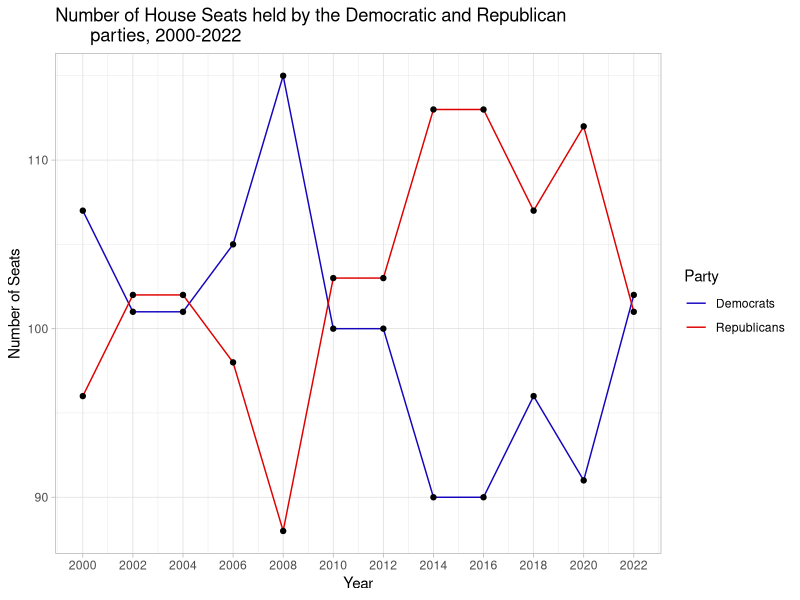
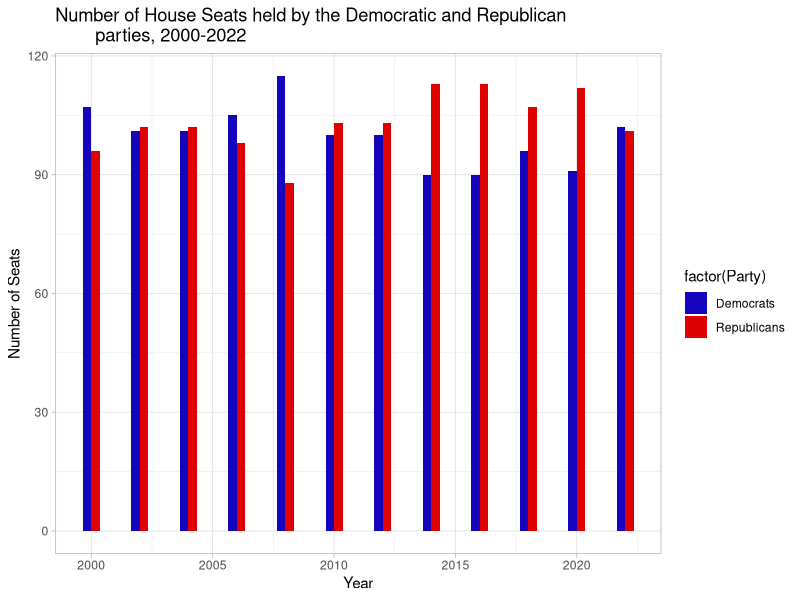
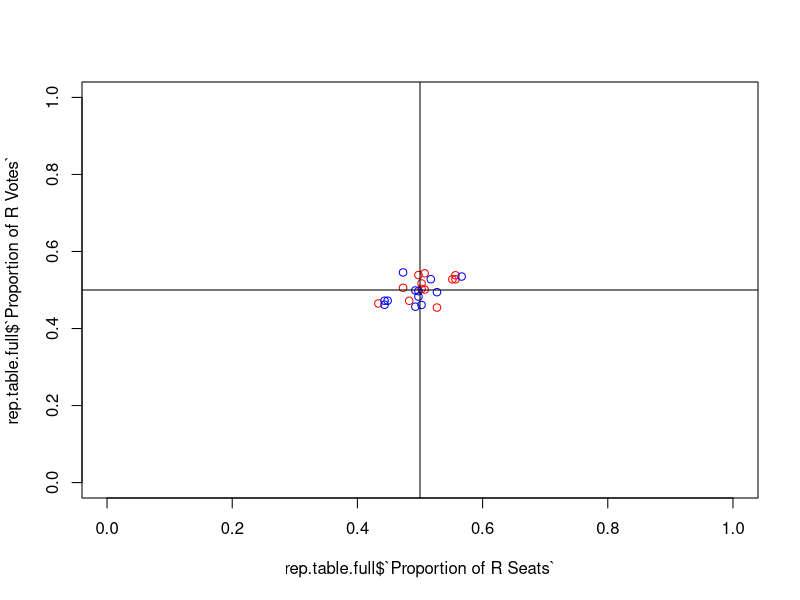
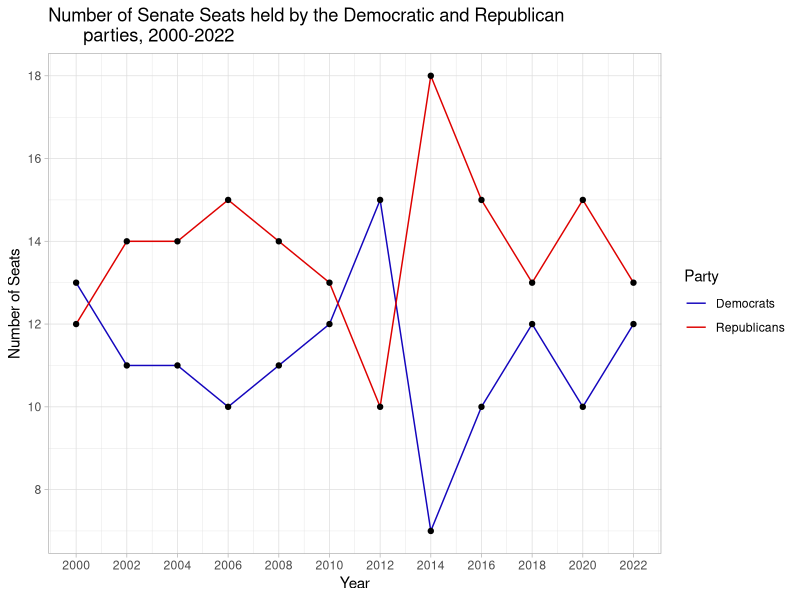
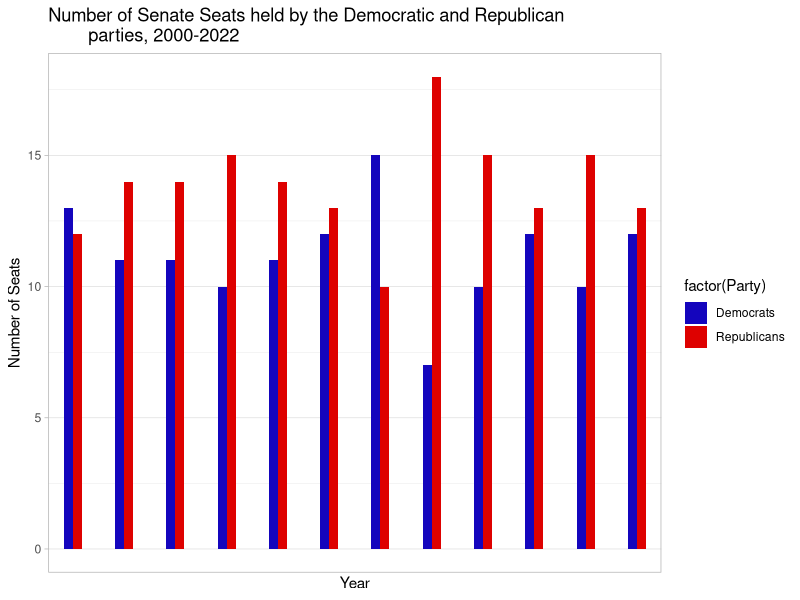
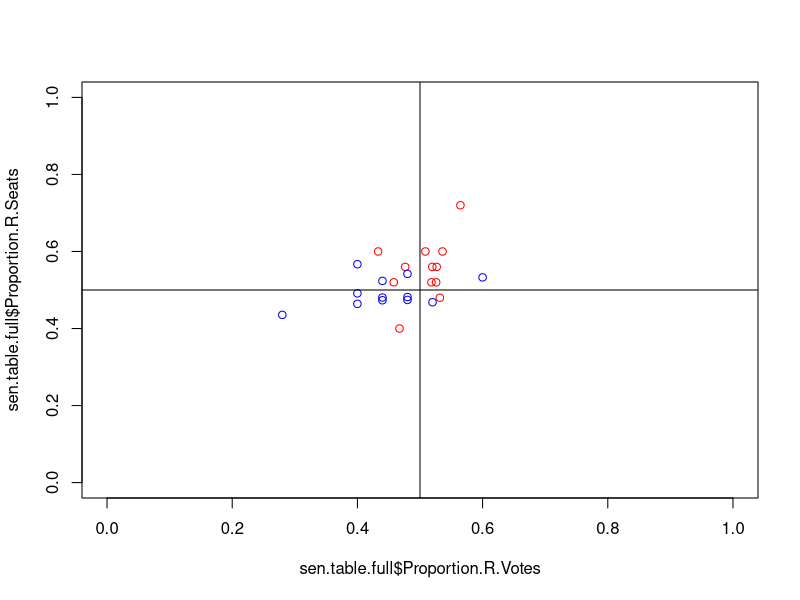
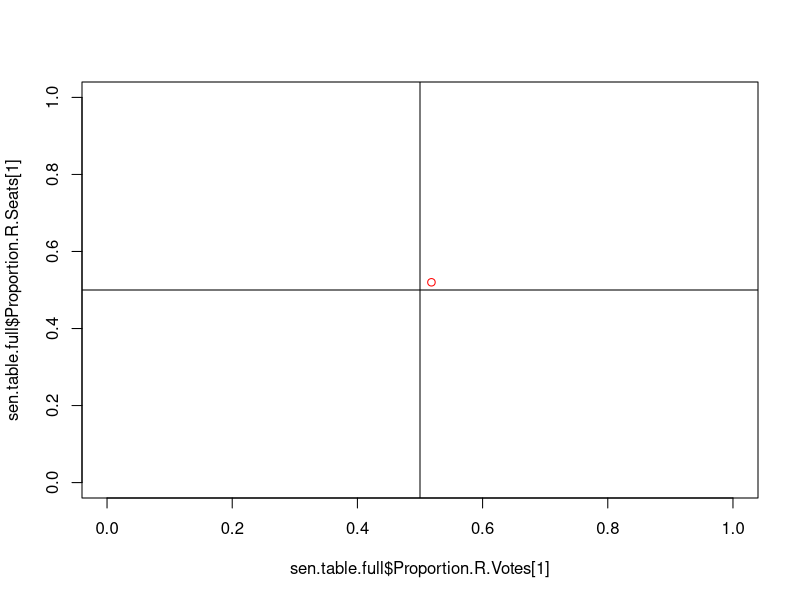
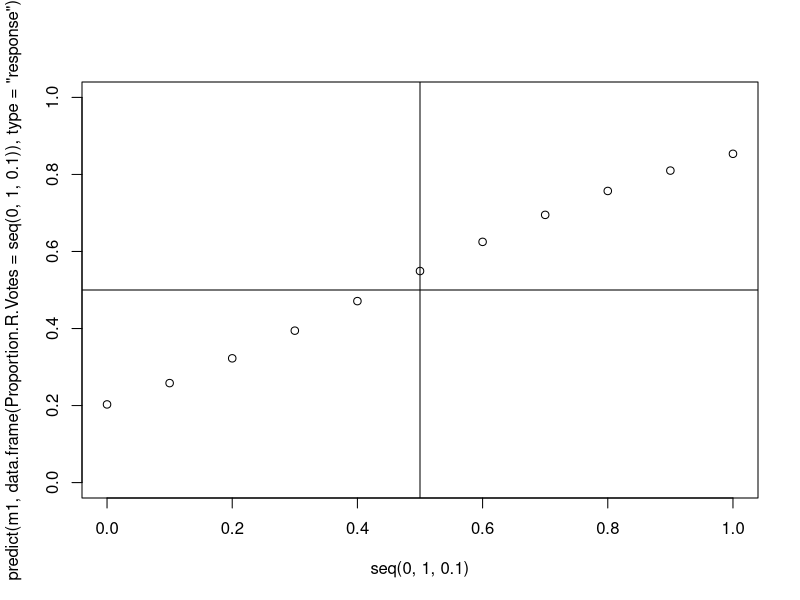

Write R code to recreate these figures, in order.
## ---- chunk 1
library(dplyr)
library(tidyr)
library(ggplot2)
d = read.csv("Official_2022.CSV")
data = d[, c(2:7)]
data$Votes = as.numeric(gsub(",","",data$Votes))
## ---- chunk 2
#filter for house
data.r = data[data$Office.Name == "Representative in the General Assembly", ]
data.r = data.r[, c(3:6)]

#sum votes 
data.r  = data.r %>% 
  group_by(Candidate.Name) %>% 
  mutate(Total.Votes=sum(Votes)) %>% 
  ungroup()

# remove old vote columns
data.r = data.r[, -c(4)]
data.r = data.r[!duplicated(data.r[c(3)]), ]
data.r = data.r[, -c(3)]
## ---- chunk 3
#table grouped by district
data.r = data.r %>%
    pivot_wider(names_from = Party.Name, values_from = c(Total.Votes))

data.r = data.r %>%
  mutate(Total.Votes = rowSums(across(where(is.numeric)), na.rm=TRUE))

data.r$Election.Year = substr(d$Election.Name[1], 1,4)
data.r = data.r %>%
  select(Election.Year, everything())


#determine election winner, 1 = Democrat, 0 = Republican
data.r$Elected.Party = ifelse(data.r$Democratic > data.r$Republican | is.na(data.r$Republican), 1 , 0)
data.r$Elected.Party[is.na(data.r$Elected.Party)] = 0
table(data.r$Elected.Party)
## ---- chunk 4
# filter for senate
data.s = data[data$Office.Name == "Senator in the General Assembly", ]
data.s = data.s[, c(3:6)]

#sum votes 
data.s  = data.s %>% 
  group_by(Candidate.Name) %>% 
  mutate(Total.Votes=sum(Votes)) %>% 
  ungroup()

# remove old vote columns
data.s = data.s[, -c(4)]
data.s = data.s[!duplicated(data.s[c(3)]), ]
data.s = data.s[, -c(3)]
## ---- chunk 5
#table grouped by district
data.s = data.s %>% 
    pivot_wider(names_from = Party.Name, values_from = c(Total.Votes))

data.s = data.s %>%
  mutate(Total.Votes = rowSums(across(where(is.numeric)), na.rm=TRUE))

data.s$Election.Year = substr(d$Election.Name[1], 1,4)
data.s = data.s %>%
  select(Election.Year, everything())

#determine election winner, 1 = Democrat, 0 = Republican
data.s$Elected.Party = ifelse(data.s$Democratic > data.s$Republican | is.na(data.s$Republican), 1 , 0)
data.s$Elected.Party[is.na(data.s$Elected.Party)] = 0
table(data.s$Elected.Party)
## ---- chunk 6
representatives = function(d){
  data = d[, c(2:7)]
  data$Votes = as.numeric(gsub(",","",data$Votes))
  
  #filter for house
  data.r = data[data$Office.Name == "Representative in the General Assembly", ]
  data.r = data.r[, c(3:6)]

#sum votes 
  data.r  = data.r %>% 
    group_by(Candidate.Name) %>% 
    mutate(Total.Votes=sum(Votes)) %>% 
    ungroup()

# remove old vote columns
  data.r = data.r[, -c(4)]
  data.r = data.r[!duplicated(data.r[c(3)]), ]
  data.r = data.r[, -c(3)]
  
  #table grouped by district
  data.r = data.r %>%
    pivot_wider(names_from = Party.Name, values_from = c(Total.Votes))
  
  data.r = data.r %>%
    mutate(Total.Votes = rowSums(across(c("Democratic", "Republican")), na.rm=TRUE))
  data.r$Election.Year = substr(d$Election.Name[1], 1,4)
  data.r = data.r %>%
    select(Election.Year, everything())

#determine election winner, 1 = Democrat, 0 = Republican
  data.r$Elected.Party = ifelse(data.r$Democratic > data.r$Republican | is.na(data.r$Republican), 1 , 0)
  data.r$Elected.Party[is.na(data.r$Elected.Party)] = 0
  data.r = data.r[, c(1:4, max(ncol(data.r))-1, max(ncol(data.r)))]
  
  return(data.r)
  
}
## ---- chunk 7
rep.table = data.frame(matrix(ncol = 2, nrow = 0))
rep.table.full = data.frame(matrix(ncol = 6, nrow = 0))

rep.22 = representatives(read.csv("Official_2022.CSV"))
rep.table = rbind(rep.table, as.vector(table(rep.22$Elected.Party)))

rep.table.full = rbind(rep.table.full, c(as.vector(table(rep.22$Elected.Party)), 
                  as.vector(table(rep.22$Elected.Party))/nrow(rep.22), 
                  sum(rep.22$Republican, na.rm = T)/sum(rep.22$Total.Votes),
                  sum(rep.22$Democratic, na.rm = T)/sum(rep.22$Total.Votes)
                  ))

rep.20 = representatives(read.csv("Official_2020.CSV"))
rep.table = rbind(rep.table, as.vector(table(rep.20$Elected.Party)))

rep.table.full = rbind(rep.table.full, c(as.vector(table(rep.20$Elected.Party)), 
                  as.vector(table(rep.20$Elected.Party))/nrow(rep.20), 
                  sum(rep.20$Republican, na.rm = T)/sum(rep.20$Total.Votes),
                  sum(rep.20$Democratic, na.rm = T)/sum(rep.20$Total.Votes)
                  ))

rep.18 = representatives(read.csv("Official_2018.CSV"))
rep.table = rbind(rep.table, as.vector(table(rep.18$Elected.Party)))

rep.table.full = rbind(rep.table.full, c(as.vector(table(rep.18$Elected.Party)), 
                  as.vector(table(rep.18$Elected.Party))/nrow(rep.18), 
                  sum(rep.18$Republican, na.rm = T)/sum(rep.18$Total.Votes),
                  sum(rep.18$Democratic, na.rm = T)/sum(rep.18$Total.Votes)
                  ))

rep.16 = representatives(read.csv("Official_2016.CSV"))
rep.table = rbind(rep.table, as.vector(table(rep.16$Elected.Party)))

rep.table.full = rbind(rep.table.full, c(as.vector(table(rep.16$Elected.Party)), 
                  as.vector(table(rep.16$Elected.Party))/nrow(rep.16), 
                  sum(rep.16$Republican, na.rm = T)/sum(rep.16$Total.Votes),
                  sum(rep.16$Democratic, na.rm = T)/sum(rep.16$Total.Votes)
                  ))

rep.14 = representatives(read.csv("Official_2014.CSV"))
rep.table = rbind(rep.table, as.vector(table(rep.14$Elected.Party)))

rep.table.full = rbind(rep.table.full, c(as.vector(table(rep.14$Elected.Party)), 
                  as.vector(table(rep.14$Elected.Party))/nrow(rep.14), 
                  sum(rep.14$Republican, na.rm = T)/sum(rep.14$Total.Votes),
                  sum(rep.14$Democratic, na.rm = T)/sum(rep.14$Total.Votes)
                  ))

rep.12 = representatives(read.csv("Official_2012.CSV"))
rep.table = rbind(rep.table, as.vector(table(rep.12$Elected.Party)))

rep.table.full = rbind(rep.table.full, c(as.vector(table(rep.12$Elected.Party)), 
                  as.vector(table(rep.12$Elected.Party))/nrow(rep.12), 
                  sum(rep.12$Republican, na.rm = T)/sum(rep.12$Total.Votes),
                  sum(rep.12$Democratic, na.rm = T)/sum(rep.12$Total.Votes)
                  ))

rep.10 = representatives(read.csv("Official_2010.CSV"))
rep.table = rbind(rep.table, as.vector(table(rep.10$Elected.Party)))

rep.table.full = rbind(rep.table.full, c(as.vector(table(rep.10$Elected.Party)), 
                  as.vector(table(rep.10$Elected.Party))/nrow(rep.10), 
                  sum(rep.10$Republican, na.rm = T)/sum(rep.10$Total.Votes),
                  sum(rep.10$Democratic, na.rm = T)/sum(rep.10$Total.Votes)
                  ))

rep.08 = representatives(read.csv("Official_2008.CSV"))
rep.table = rbind(rep.table, as.vector(table(rep.08$Elected.Party)))

rep.table.full = rbind(rep.table.full, c(as.vector(table(rep.08$Elected.Party)), 
                  as.vector(table(rep.08$Elected.Party))/nrow(rep.08), 
                  sum(rep.08$Republican, na.rm = T)/sum(rep.08$Total.Votes),
                  sum(rep.08$Democratic, na.rm = T)/sum(rep.08$Total.Votes)
                  ))

rep.06 = representatives(read.csv("Official_2006.CSV"))
rep.table = rbind(rep.table, as.vector(table(rep.06$Elected.Party)))

rep.table.full = rbind(rep.table.full, c(as.vector(table(rep.06$Elected.Party)), 
                  as.vector(table(rep.06$Elected.Party))/nrow(rep.06), 
                  sum(rep.06$Republican, na.rm = T)/sum(rep.06$Total.Votes),
                  sum(rep.06$Democratic, na.rm = T)/sum(rep.06$Total.Votes)
                  ))

rep.04 = representatives(read.csv("Official_2004.CSV"))
rep.table = rbind(rep.table, as.vector(table(rep.04$Elected.Party)))

rep.table.full = rbind(rep.table.full, c(as.vector(table(rep.04$Elected.Party)), 
                  as.vector(table(rep.04$Elected.Party))/nrow(rep.04), 
                  sum(rep.04$Republican, na.rm = T)/sum(rep.04$Total.Votes),
                  sum(rep.04$Democratic, na.rm = T)/sum(rep.04$Total.Votes)
                  ))

rep.02 = representatives(read.csv("Official_2002.CSV"))
rep.table = rbind(rep.table, as.vector(table(rep.02$Elected.Party)))

rep.table.full = rbind(rep.table.full, c(as.vector(table(rep.02$Elected.Party)), 
                  as.vector(table(rep.02$Elected.Party))/nrow(rep.02), 
                  sum(rep.02$Republican, na.rm = T)/sum(rep.02$Total.Votes),
                  sum(rep.02$Democratic, na.rm = T)/sum(rep.02$Total.Votes)
                  ))

rep.00 = representatives(read.csv("Official_2000.CSV"))
rep.table = rbind(rep.table, as.vector(table(rep.00$Elected.Party)))

rep.table.full = rbind(rep.table.full, c(as.vector(table(rep.00$Elected.Party)), 
                  as.vector(table(rep.00$Elected.Party))/nrow(rep.00), 
                  sum(rep.00$Republican, na.rm = T)/sum(rep.00$Total.Votes),
                  sum(rep.00$Democratic, na.rm = T)/sum(rep.00$Total.Votes)
                  ))

colnames(rep.table) = c("Republicans", "Democrats")

colnames(rep.table.full) = c("Republicans Seats", "Democrats Seats", 
                             "Proportion of R Seats", "Proportion of D Seats", 
                             "Proportion of R Votes", "Proportion of D Votes")
## ---- chunk 8
rep.table$Year = c(seq(2022, 2000, -2))

rep.table = rep.table %>%
    select(Year, everything())

rep.table.full$Year = c(seq(2022, 2000, -2))

rep.table.full = rep.table.full %>%
    select(Year, everything())

rep.table = rep.table %>% 
  pivot_longer(cols = c("Republicans", "Democrats"),
               names_to = "Party", values_to = "Seats")

ggplot(data = rep.table, aes(x = Year, y = Seats, group = Party))+
  geom_line(aes(color = Party)) +
  geom_point()+
  scale_color_manual(values=c("#1405BD", "#DE0100"))+
  labs(x = "Year", y = "Number of Seats", title = "Number of House Seats held by the Democratic and Republican 
       parties, 2000-2022")+
  scale_x_continuous(breaks = c(seq(2000, 2022, 2)))+
  theme_light()

ggplot(data = rep.table, aes(x = Year, y = Seats, fill = factor(Party)))+
  geom_col(stat = "identity", position = position_dodge(), width = 0.7)+
  scale_fill_manual(values=c("#1405BD", "#DE0100"))+
  labs(x = "Year", y = "Number of Seats", title = "Number of House Seats held by the Democratic and Republican 
        parties, 2000-2022")+
  theme_light()

## ---- chunk 9
plot(rep.table.full$`Proportion of R Seats`, rep.table.full$`Proportion of R Votes`, xlim = c(0, 1), ylim = c(0,1), col = "red")
points(rep.table.full$`Proportion of D Seats`, rep.table.full$`Proportion of D Votes`, col = "blue")
abline(v = .5)
abline(h = .5)
## ---- chunk 10
senators = function(d){
  data = d[, c(2:7)]
  data$Votes = as.numeric(gsub(",","",data$Votes))
  
  #filter for house
  data.s = data[data$Office.Name == "Senator in the General Assembly", ]
  data.s = data.s[, c(3:6)]

#sum votes 
  data.s  = data.s %>% 
    group_by(Candidate.Name) %>% 
    mutate(Total.Votes=sum(Votes)) %>% 
    ungroup()

# remove old vote columns
  data.s = data.s[, -c(4)]
  data.s = data.s[!duplicated(data.s[c(3)]), ]
  data.s = data.s[, -c(3)]
  
  #table grouped by district
  data.s = data.s %>% 
    pivot_wider(names_from = Party.Name, values_from = c(Total.Votes))
  
  data.s = data.s %>%
    mutate(Total.Votes = rowSums(across(c("Democratic", "Republican")), na.rm=TRUE))
  data.s$Election.Year = substr(d$Election.Name[1], 1,4)
  data.s = data.s %>%
    select(Election.Year, everything())

#determine election winner, 1 = Democrat, 0 = Republican
  data.s$Elected.Party = ifelse(data.s$Democratic > data.s$Republican | is.na(data.s$Republican), 1 , 0)
  data.s$Elected.Party[is.na(data.s$Elected.Party)] = 0
  data.s = data.s[, c("Election.Year","District.Name", "Democratic", "Republican",
                      "Total.Votes", "Elected.Party")]
  
  return(data.s)
  
}

## ---- chunk 11
sen.table = data.frame(matrix(ncol = 2, nrow = 0))
sen.table.full = data.frame(matrix(ncol = 6, nrow = 0))

sen.22 = senators(read.csv("Official_2022.CSV"))
sen.table = rbind(sen.table, as.vector(table(sen.22$Elected.Party)))

sen.table.full = rbind(sen.table.full, c(as.vector(table(sen.22$Elected.Party)), 
                  as.vector(table(sen.22$Elected.Party))/nrow(sen.22), 
                  sum(sen.22$Republican, na.rm = T)/sum(sen.22$Total.Votes),
                  sum(sen.22$Democratic, na.rm = T)/sum(sen.22$Total.Votes)
                  ))

sen.20 = senators(read.csv("Official_2020.CSV"))
sen.table = rbind(sen.table, as.vector(table(sen.20$Elected.Party)))

sen.table.full = rbind(sen.table.full, c(as.vector(table(sen.20$Elected.Party)), 
                  as.vector(table(sen.20$Elected.Party))/nrow(sen.20), 
                  sum(sen.20$Republican, na.rm = T)/sum(sen.20$Total.Votes),
                  sum(sen.20$Democratic, na.rm = T)/sum(sen.20$Total.Votes)
                  ))

sen.18 = senators(read.csv("Official_2018.CSV"))
sen.table = rbind(sen.table, as.vector(table(sen.18$Elected.Party)))

sen.table.full = rbind(sen.table.full, c(as.vector(table(sen.18$Elected.Party)), 
                  as.vector(table(sen.18$Elected.Party))/nrow(sen.18), 
                  sum(sen.18$Republican, na.rm = T)/sum(sen.18$Total.Votes),
                  sum(sen.18$Democratic, na.rm = T)/sum(sen.18$Total.Votes)
                  ))

sen.16 = senators(read.csv("Official_2016.CSV"))
sen.table = rbind(sen.table, as.vector(table(sen.16$Elected.Party)))

sen.table.full = rbind(sen.table.full, c(as.vector(table(sen.16$Elected.Party)), 
                  as.vector(table(sen.16$Elected.Party))/nrow(sen.16), 
                  sum(sen.16$Republican, na.rm = T)/sum(sen.16$Total.Votes),
                  sum(sen.16$Democratic, na.rm = T)/sum(sen.16$Total.Votes)
                  ))

sen.14 = senators(read.csv("Official_2014.CSV"))
sen.table = rbind(sen.table, as.vector(table(sen.14$Elected.Party)))

sen.table.full = rbind(sen.table.full, c(as.vector(table(sen.14$Elected.Party)), 
                  as.vector(table(sen.14$Elected.Party))/nrow(sen.14), 
                  sum(sen.14$Republican, na.rm = T)/sum(sen.14$Total.Votes),
                  sum(sen.14$Democratic, na.rm = T)/sum(sen.14$Total.Votes)
                  ))

sen.12 = senators(read.csv("Official_2012.CSV"))
sen.table = rbind(sen.table, as.vector(table(sen.12$Elected.Party)))

sen.table.full = rbind(sen.table.full, c(as.vector(table(sen.12$Elected.Party)), 
                  as.vector(table(sen.12$Elected.Party))/nrow(sen.12), 
                  sum(sen.12$Republican, na.rm = T)/sum(sen.12$Total.Votes),
                  sum(sen.12$Democratic, na.rm = T)/sum(sen.12$Total.Votes)
                  ))

sen.10 = senators(read.csv("Official_2010.CSV"))
sen.table = rbind(sen.table, as.vector(table(sen.10$Elected.Party)))

sen.table.full = rbind(sen.table.full, c(as.vector(table(sen.10$Elected.Party)), 
                  as.vector(table(sen.10$Elected.Party))/nrow(sen.10), 
                  sum(sen.10$Republican, na.rm = T)/sum(sen.10$Total.Votes),
                  sum(sen.10$Democratic, na.rm = T)/sum(sen.10$Total.Votes)
                  ))

sen.08 = senators(read.csv("Official_2008.CSV"))
sen.table = rbind(sen.table, as.vector(table(sen.08$Elected.Party)))

sen.table.full = rbind(sen.table.full, c(as.vector(table(sen.08$Elected.Party)), 
                  as.vector(table(sen.08$Elected.Party))/nrow(sen.08), 
                  sum(sen.08$Republican, na.rm = T)/sum(sen.08$Total.Votes),
                  sum(sen.08$Democratic, na.rm = T)/sum(sen.08$Total.Votes)
                  ))

sen.06 = senators(read.csv("Official_2006.CSV"))
sen.table = rbind(sen.table, as.vector(table(sen.06$Elected.Party)))

sen.table.full = rbind(sen.table.full, c(as.vector(table(sen.06$Elected.Party)), 
                  as.vector(table(sen.06$Elected.Party))/nrow(sen.06), 
                  sum(sen.06$Republican, na.rm = T)/sum(sen.06$Total.Votes),
                  sum(sen.06$Democratic, na.rm = T)/sum(sen.06$Total.Votes)
                  ))

sen.04 = senators(read.csv("Official_2004.CSV"))
sen.table = rbind(sen.table, as.vector(table(sen.04$Elected.Party)))

sen.table.full = rbind(sen.table.full, c(as.vector(table(sen.04$Elected.Party)), 
                  as.vector(table(sen.04$Elected.Party))/nrow(sen.04), 
                  sum(sen.04$Republican, na.rm = T)/sum(sen.04$Total.Votes),
                  sum(sen.04$Democratic, na.rm = T)/sum(sen.04$Total.Votes)
                  ))

sen.02 = senators(read.csv("Official_2002.CSV"))
sen.table = rbind(sen.table, as.vector(table(sen.02$Elected.Party)))

sen.table.full = rbind(sen.table.full, c(as.vector(table(sen.02$Elected.Party)), 
                  as.vector(table(sen.02$Elected.Party))/nrow(sen.02), 
                  sum(sen.02$Republican, na.rm = T)/sum(sen.02$Total.Votes),
                  sum(sen.02$Democratic, na.rm = T)/sum(sen.02$Total.Votes)
                  ))

sen.00 = senators(read.csv("Official_2000.CSV"))
sen.table = rbind(sen.table, as.vector(table(sen.00$Elected.Party)))

sen.table.full = rbind(sen.table.full, c(as.vector(table(sen.00$Elected.Party)), 
                  as.vector(table(sen.00$Elected.Party))/nrow(sen.00), 
                  sum(sen.00$Republican, na.rm = T)/sum(sen.00$Total.Votes),
                  sum(sen.00$Democratic, na.rm = T)/sum(sen.00$Total.Votes)
                  ))

colnames(sen.table) = c("Republicans", "Democrats")

colnames(sen.table.full) = c("Republicans.Seats", "Democrats.Seats", 
                             "Proportion.R.Seats", "Proportion.D.Seats", 
                             "Proportion.R.Votes", "Proportion.D.Votes")
## ---- chunk 12
sen.table$Year = c(seq(2022, 2000, -2))

sen.table = sen.table %>%
    select(Year, everything())

sen.table.full$Year = c(seq(2022, 2000, -2))

sen.table.full = sen.table.full %>%
    select(Year, everything())

sen.table = sen.table %>% 
  pivot_longer(cols = c("Republicans", "Democrats"),
               names_to = "Party", values_to = "Seats")

ggplot(data = sen.table, aes(x = Year, y = Seats, group = Party))+
  geom_line(aes(color = Party)) +
  geom_point()+
  scale_color_manual(values=c("#1405BD", "#DE0100"))+
  labs(x = "Year", y = "Number of Seats", title = "Number of Senate Seats held by the Democratic and Republican 
       parties, 2000-2022")+
  scale_x_continuous(breaks = c(seq(2000, 2022, 2)))+
  scale_y_continuous(breaks = c(seq(0, 18, 2)))+
  theme_light()

ggplot(data = sen.table, aes(x = Year, y = Seats, fill = factor(Party)))+
  geom_col(stat = "identity", position = position_dodge(), width = 0.7)+
  scale_fill_manual(values=c("#1405BD", "#DE0100"))+
  labs(x = "Year", y = "Number of Seats", title = "Number of Senate Seats held by the Democratic and Republican 
        parties, 2000-2022")+
  scale_x_discrete(labels = c(seq(2000, 2022, 2)))+
  theme_light()

## ---- chunk 13

plot(sen.table.full$Proportion.R.Votes, sen.table.full$Proportion.R.Seats,  xlim = c(0, 1), ylim = c(0,1), col = "red")
points(sen.table.full$Proportion.D.Seats, sen.table.full$Proportion.D.Votes, col = "blue")
abline(v = .5)
abline(h = .5)

plot(sen.table.full$Proportion.R.Votes[1], sen.table.full$Proportion.R.Seats[1],  xlim = c(0, 1), ylim = c(0,1), col = "red")
abline(v = .5)
abline(h = .5)

m1 = glm(Proportion.R.Seats ~ Proportion.R.Votes, data = sen.table.full, family = quasibinomial(	(link = "logit")))
summary(m1)
plot(seq(0,1,0.1), predict(m1, data.frame(Proportion.R.Votes = seq(0,1,0.1)), type = "response"),xlim = c(0, 1), ylim = c(0,1))
abline(v = .5)
abline(h = .5)
